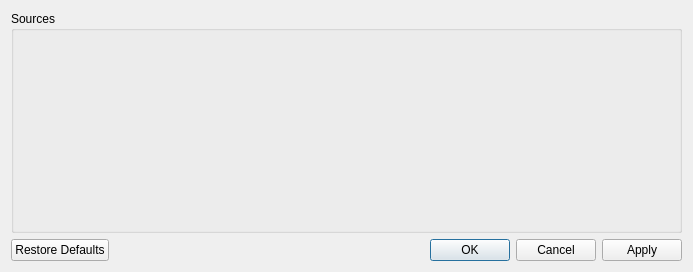
<?xml version="1.0" encoding="UTF-8"?>
<ui version="4.0">
 <class>SourcesDialog</class>
 <widget class="QDialog" name="SourcesDialog">
  <property name="geometry">
   <rect>
    <x>0</x>
    <y>0</y>
    <width>693</width>
    <height>272</height>
   </rect>
  </property>
  <property name="windowTitle">
   <string>Data Sources</string>
  </property>
  <layout class="QGridLayout" name="gridLayout">
   <item row="1" column="0">
    <widget class="KDialogButtonBox" name="m_dialogButtonBox">
     <property name="standardButtons">
      <set>QDialogButtonBox::Apply|QDialogButtonBox::Cancel|QDialogButtonBox::Ok|QDialogButtonBox::RestoreDefaults</set>
     </property>
    </widget>
   </item>
   <item row="0" column="0">
    <widget class="QGroupBox" name="groupBox_2">
     <property name="title">
      <string>Sources</string>
     </property>
     <layout class="QGridLayout" name="gridLayout_3">
      <item row="0" column="0">
       <widget class="KEditListWidget" name="m_editListBox"/>
      </item>
     </layout>
    </widget>
   </item>
  </layout>
 </widget>
 <customwidgets>
  <customwidget>
   <class>KEditListWidget</class>
   <extends>QWidget</extends>
   <header>keditlistwidget.h</header>
  </customwidget>
  <customwidget>
   <class>KDialogButtonBox</class>
   <extends>QDialogButtonBox</extends>
   <header>kdialogbuttonbox.h</header>
  </customwidget>
 </customwidgets>
 <resources/>
 <connections>
  <connection>
   <sender>m_dialogButtonBox</sender>
   <signal>accepted()</signal>
   <receiver>SourcesDialog</receiver>
   <slot>accept()</slot>
   <hints>
    <hint type="sourcelabel">
     <x>268</x>
     <y>181</y>
    </hint>
    <hint type="destinationlabel">
     <x>257</x>
     <y>197</y>
    </hint>
   </hints>
  </connection>
  <connection>
   <sender>m_dialogButtonBox</sender>
   <signal>rejected()</signal>
   <receiver>SourcesDialog</receiver>
   <slot>reject()</slot>
   <hints>
    <hint type="sourcelabel">
     <x>347</x>
     <y>183</y>
    </hint>
    <hint type="destinationlabel">
     <x>355</x>
     <y>197</y>
    </hint>
   </hints>
  </connection>
 </connections>
</ui>
